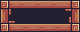

A 2D game scene composited from a Tiled map and its tileset images. What follows is a short description and the map's XML, with every tile layer's data as written:
An orthogonal 5x2 tile map with 16x16 px tiles, 1 tile layer (Kachelebene 1).

<map version="1.9" tiledversion="1.9.2" orientation="orthogonal" renderorder="right-down" width="5" height="2" tilewidth="16" tileheight="16" infinite="0" nextlayerid="2" nextobjectid="1">
 <tileset firstgid="1" source="Terrain (16x16).tsx" />
 <layer id="1" name="Kachelebene 1" width="5" height="2">
  <data encoding="csv">
89,90,90,90,91,
133,134,134,134,135
</data>
 </layer>
</map>
